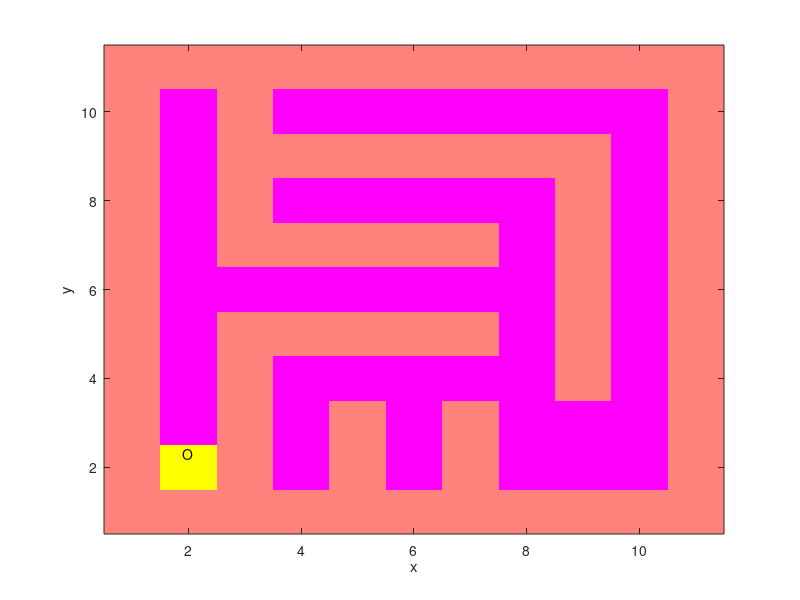

MATLAB code to generate this figure: (Note: this script raises an error after producing the figure.)
% Bruce Land
% robot simulator
clear all;
figure(1); clf;
clc;

dt = 0.1; % sec
time_end = 100 ;
time = 0:dt:time_end;

%maze structure maze(x,y)   
% walls on odd indexs
wall = 1; % zero means no wall
no_wall = 0;
robot = 2;
% start with no walls
maze = zeros(11,11) ;
% wall around the whole maze
maze(:,1) = wall;
maze(:,11) = wall;
maze(1,:) = wall;
maze(11,:) = wall;
% interior walls
maze(1:5,3) = wall;
maze(7:11,3) = wall;
maze(5,3:7) = wall ;
maze(7,3:5) = wall ;
maze(7,6:7) = wall ; %%
maze(9,3:9) = wall ;
maze(9,3:9) = wall ;
maze(4:8,9) = wall ;
maze(1:3,5) = wall ;
maze(1:3,7) = wall ;
% imagesc(maze)
% axis xy
% return
% init state to first intersection 
% inside the lower left corner
robot_x_pos = 2;
robot_y_pos = 2;
maze(robot_y_pos,robot_x_pos) = robot;
%==========================================
% orientation  0--facing +y direction
%            3   1--facing +x direction
%              2
%==========================================
robot_orient = 0;
% first step is always up
x_inc = 0; y_inc = 1;

imagesc(maze)
robot_eyes = text(1.9,2.3,'O');
colormap spring
xlabel 'x'
ylabel 'y'
axis tight
axis xy

%assume distance sensors
brain = ones(size(maze,1),size(maze,2));

% for t=time
   visited = robot_y_pos*100+robot_x_pos;
   brain(robot_y_pos,robot_x_pos) = visited;
   
   brain = dfs(visited , robot_orient,maze,brain);
   disp(flipud(brain))
   
   disp('Finished!')
  
  
% end %time



